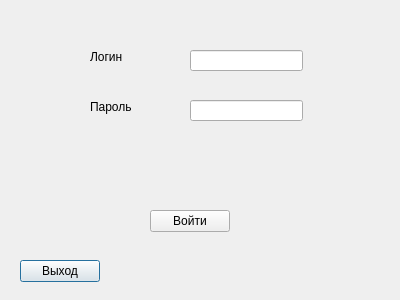
<?xml version="1.0" encoding="UTF-8"?>
<ui version="4.0">
 <class>EnterDialog</class>
 <widget class="QDialog" name="EnterDialog">
  <property name="geometry">
   <rect>
    <x>0</x>
    <y>0</y>
    <width>400</width>
    <height>300</height>
   </rect>
  </property>
  <property name="windowTitle">
   <string>Dialog</string>
  </property>
  <widget class="QPushButton" name="pushButton">
   <property name="geometry">
    <rect>
     <x>20</x>
     <y>260</y>
     <width>80</width>
     <height>22</height>
    </rect>
   </property>
   <property name="text">
    <string>Выход</string>
   </property>
  </widget>
  <widget class="QPushButton" name="pushButton_2">
   <property name="geometry">
    <rect>
     <x>150</x>
     <y>210</y>
     <width>80</width>
     <height>22</height>
    </rect>
   </property>
   <property name="text">
    <string>Войти</string>
   </property>
  </widget>
  <widget class="QLineEdit" name="lineEdit">
   <property name="geometry">
    <rect>
     <x>190</x>
     <y>50</y>
     <width>113</width>
     <height>21</height>
    </rect>
   </property>
  </widget>
  <widget class="QLineEdit" name="lineEdit_2">
   <property name="geometry">
    <rect>
     <x>190</x>
     <y>100</y>
     <width>113</width>
     <height>21</height>
    </rect>
   </property>
  </widget>
  <widget class="QLabel" name="label">
   <property name="geometry">
    <rect>
     <x>90</x>
     <y>50</y>
     <width>47</width>
     <height>14</height>
    </rect>
   </property>
   <property name="text">
    <string>Логин</string>
   </property>
  </widget>
  <widget class="QLabel" name="label_2">
   <property name="geometry">
    <rect>
     <x>90</x>
     <y>100</y>
     <width>47</width>
     <height>14</height>
    </rect>
   </property>
   <property name="text">
    <string>Пароль</string>
   </property>
  </widget>
 </widget>
 <resources/>
 <connections/>
</ui>
